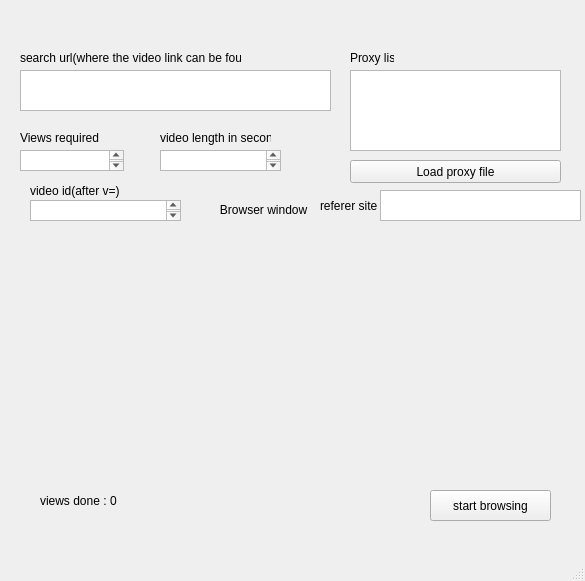
<?xml version="1.0" encoding="UTF-8"?>
<ui version="4.0">
 <class>MainWindow</class>
 <widget class="QMainWindow" name="MainWindow">
  <property name="geometry">
   <rect>
    <x>0</x>
    <y>0</y>
    <width>585</width>
    <height>581</height>
   </rect>
  </property>
  <property name="minimumSize">
   <size>
    <width>575</width>
    <height>500</height>
   </size>
  </property>
  <property name="windowTitle">
   <string>youtube bluster</string>
  </property>
  <property name="windowIcon">
   <iconset>
    <normaloff>icon.png</normaloff>icon.png</iconset>
  </property>
  <widget class="QWidget" name="centralwidget">
   <widget class="QPushButton" name="proxybutton">
    <property name="geometry">
     <rect>
      <x>350</x>
      <y>160</y>
      <width>211</width>
      <height>23</height>
     </rect>
    </property>
    <property name="text">
     <string>Load proxy file</string>
    </property>
   </widget>
   <widget class="QLabel" name="label_2">
    <property name="geometry">
     <rect>
      <x>350</x>
      <y>50</y>
      <width>44</width>
      <height>16</height>
     </rect>
    </property>
    <property name="text">
     <string>Proxy list</string>
    </property>
   </widget>
   <widget class="QLabel" name="views_required">
    <property name="geometry">
     <rect>
      <x>20</x>
      <y>130</y>
      <width>111</width>
      <height>16</height>
     </rect>
    </property>
    <property name="text">
     <string>Views required</string>
    </property>
   </widget>
   <widget class="QTextEdit" name="views_required_input">
    <property name="geometry">
     <rect>
      <x>20</x>
      <y>150</y>
      <width>104</width>
      <height>21</height>
     </rect>
    </property>
   </widget>
   <widget class="QLabel" name="label_4">
    <property name="geometry">
     <rect>
      <x>40</x>
      <y>490</y>
      <width>71</width>
      <height>21</height>
     </rect>
    </property>
    <property name="text">
     <string>views done :</string>
    </property>
   </widget>
   <widget class="QLabel" name="view_count">
    <property name="geometry">
     <rect>
      <x>110</x>
      <y>490</y>
      <width>47</width>
      <height>21</height>
     </rect>
    </property>
    <property name="text">
     <string>0</string>
    </property>
   </widget>
   <widget class="QPushButton" name="start_browsing">
    <property name="geometry">
     <rect>
      <x>430</x>
      <y>490</y>
      <width>121</width>
      <height>31</height>
     </rect>
    </property>
    <property name="text">
     <string>start browsing</string>
    </property>
   </widget>
   <widget class="QWidget" name="gridLayoutWidget">
    <property name="geometry">
     <rect>
      <x>30</x>
      <y>230</y>
      <width>531</width>
      <height>251</height>
     </rect>
    </property>
    <layout class="QGridLayout" name="browser_layout"/>
   </widget>
   <widget class="QTextEdit" name="urlbox">
    <property name="geometry">
     <rect>
      <x>20</x>
      <y>70</y>
      <width>311</width>
      <height>41</height>
     </rect>
    </property>
   </widget>
   <widget class="QLabel" name="label_3">
    <property name="geometry">
     <rect>
      <x>210</x>
      <y>200</y>
      <width>101</width>
      <height>20</height>
     </rect>
    </property>
    <property name="styleSheet">
     <string notr="true">label_3{
float:center;
}</string>
    </property>
    <property name="text">
     <string>   Browser window</string>
    </property>
   </widget>
   <widget class="QTextEdit" name="video_length">
    <property name="geometry">
     <rect>
      <x>160</x>
      <y>150</y>
      <width>121</width>
      <height>21</height>
     </rect>
    </property>
   </widget>
   <widget class="QLabel" name="label_5">
    <property name="geometry">
     <rect>
      <x>160</x>
      <y>130</y>
      <width>111</width>
      <height>16</height>
     </rect>
    </property>
    <property name="text">
     <string>video length in seconds</string>
    </property>
   </widget>
   <widget class="QListWidget" name="proxy_list">
    <property name="geometry">
     <rect>
      <x>350</x>
      <y>70</y>
      <width>211</width>
      <height>81</height>
     </rect>
    </property>
   </widget>
   <widget class="QLabel" name="label_6">
    <property name="geometry">
     <rect>
      <x>20</x>
      <y>50</y>
      <width>221</width>
      <height>16</height>
     </rect>
    </property>
    <property name="text">
     <string>search url(where the video link can be found</string>
    </property>
   </widget>
   <widget class="QLabel" name="label_7">
    <property name="geometry">
     <rect>
      <x>30</x>
      <y>180</y>
      <width>121</width>
      <height>21</height>
     </rect>
    </property>
    <property name="text">
     <string>video id(after v=)</string>
    </property>
   </widget>
   <widget class="QTextEdit" name="video_id">
    <property name="geometry">
     <rect>
      <x>30</x>
      <y>200</y>
      <width>151</width>
      <height>21</height>
     </rect>
    </property>
   </widget>
   <widget class="QLabel" name="label">
    <property name="geometry">
     <rect>
      <x>320</x>
      <y>190</y>
      <width>61</width>
      <height>31</height>
     </rect>
    </property>
    <property name="text">
     <string>referer site</string>
    </property>
   </widget>
   <widget class="QTextEdit" name="referer">
    <property name="geometry">
     <rect>
      <x>380</x>
      <y>190</y>
      <width>201</width>
      <height>31</height>
     </rect>
    </property>
   </widget>
  </widget>
  <widget class="QStatusBar" name="statusbar"/>
 </widget>
 <resources/>
 <connections/>
</ui>
